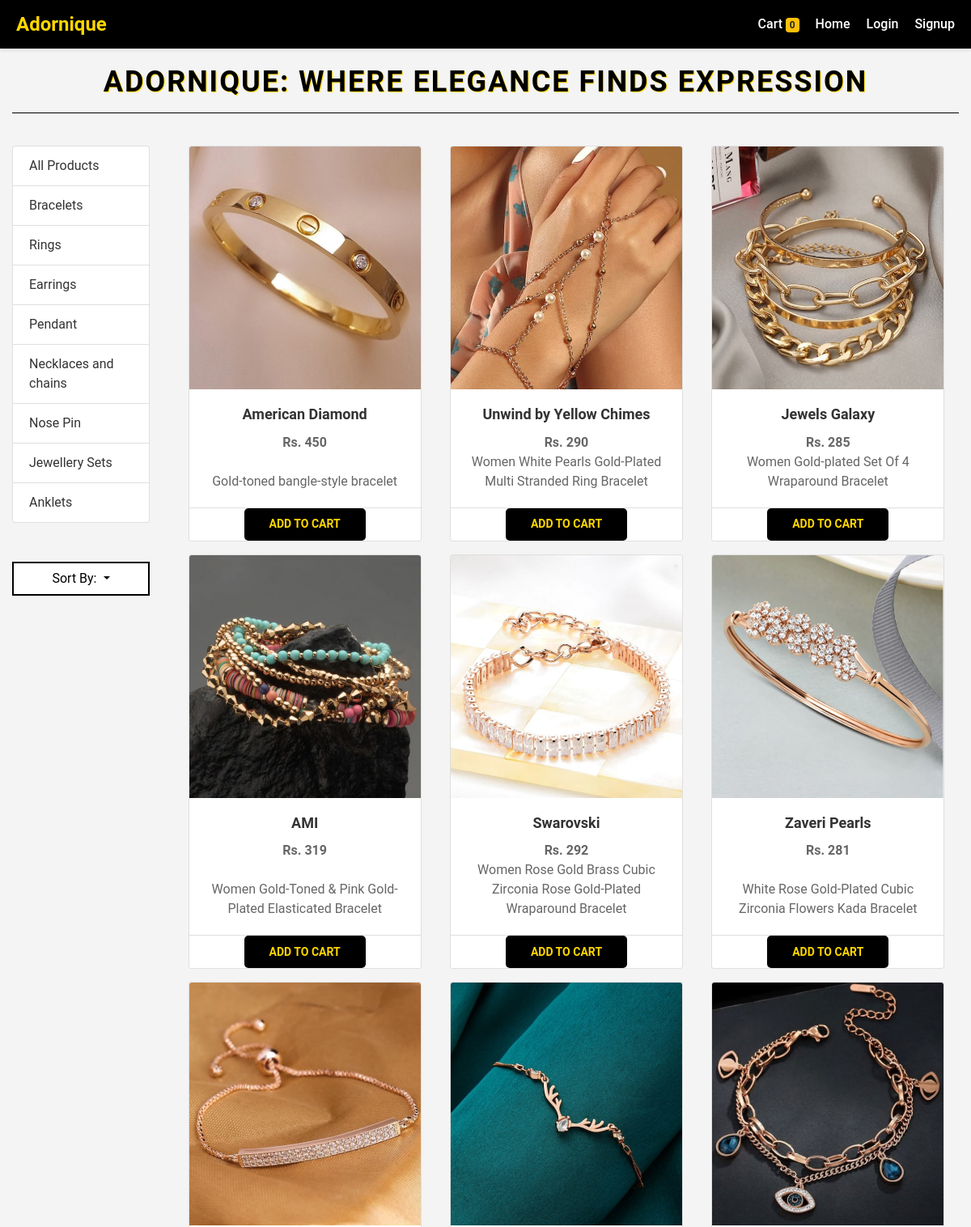
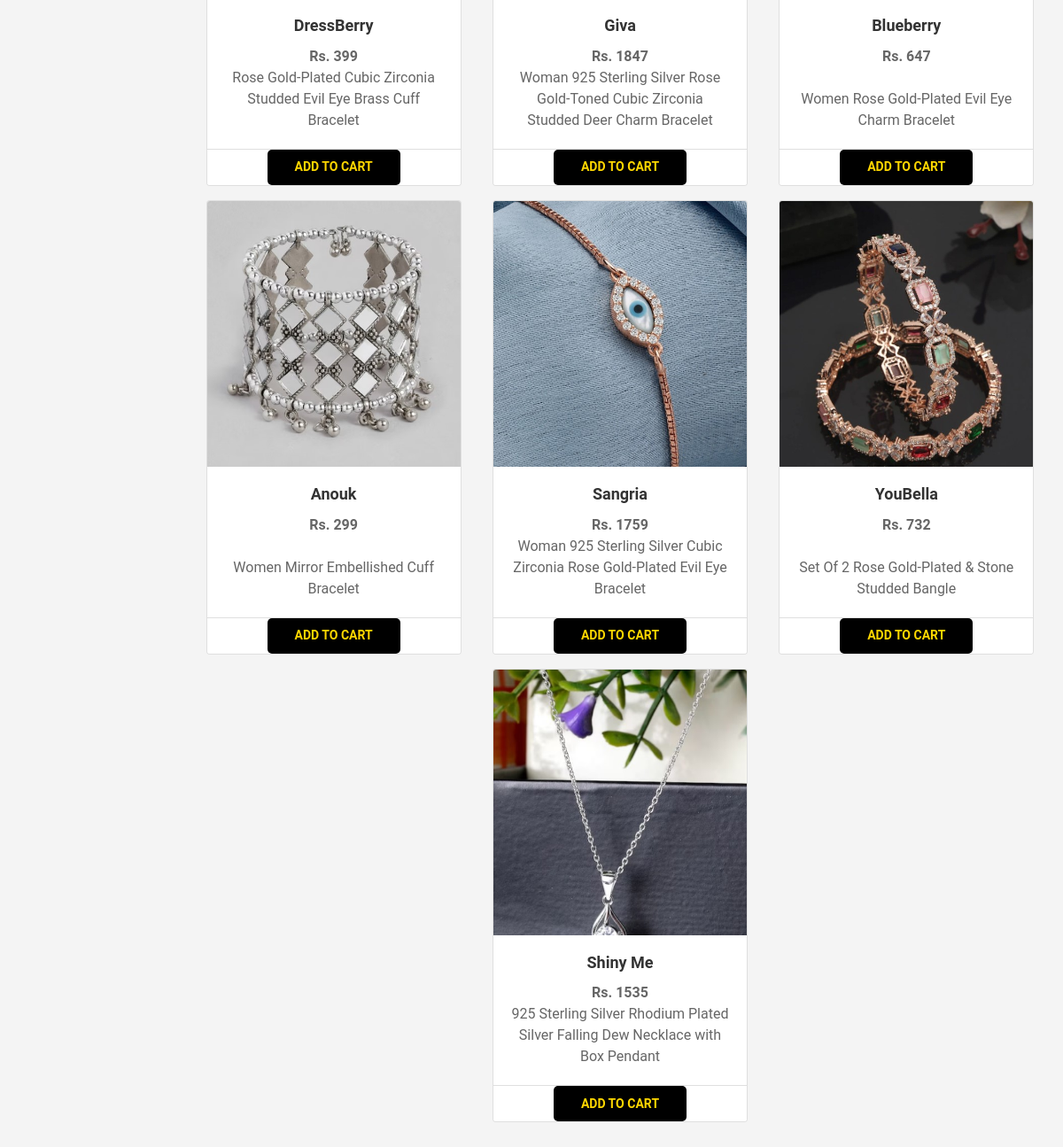
/?category=1, run on the app's committed database (2 pictures, top to bottom).
### store/models/category.py (models this page shows, shortened)
class Category(models.Model):
    name = models.CharField(max_length=50)
    @staticmethod
    def get_all_categories():
        return Category.objects.all()

### store/models/product.py (models this page shows, shortened)
class Product(models.Model):
    name = models.CharField(max_length=50)
    price = models.IntegerField(default=0)
    category = models.ForeignKey(Category, on_delete=models.CASCADE, default=1)
    description = models.CharField(max_length=200, default="", null=True, blank=True)
    image = models.ImageField(upload_to='uploads/products/')

### store/views/home.py (the view, shortened to what this page needs)
# urls.py: path('', Index.as_view(), name='homepage'),
class Index(View):
    def get(self, request):
        cart = request.session.get('cart')
        if not cart:
            request.session['cart'] = {}
        products = None
        categories = Category.get_all_categories()
        categoryID = request.GET.get('category')
        if categoryID:
            request.session['cat']=categoryID
        ATOZ = request.GET.get('ATOZ')
        ZTOA= request.GET.get('ZTOA')
        PriceLH=request.GET.get('PriceLH')
        PriceHL=request.GET.get('PriceHL')
        products = Product.objects.all()
        if categoryID:
            products = products.filter(category=categoryID)
        if ATOZ:
            products = products.order_by('name')
        if ZTOA:
            products = products.order_by('-name')
        if PriceLH:
            products = products.order_by('price')
        if PriceHL:
            products = products.order_by('-price')
        data = {}
        data['products'] = products
        data['categories'] = categories
        return render(request, 'index.html', data)

### store/templatetags/cart.py (called while the page is built)
@register.filter(name='is_in_cart')
def is_in_cart(product,cart):
    keys = cart.keys()
    for id in keys:
        if int(id) == product.id:
            return True
    return False

### store/templates/index.html (shortened to what this page needs)
{% extends 'basic.html' %}
{% block body %}
{% load cart %}
<div class="container-fluid mt-3">
    <div class="tagline">
        <h1 class="tagline-text">Adornique: Where Elegance Finds Expression</h1>
    </div>
    <hr>
    <br>
    <div class="row">
        <div class="col-lg-2 mx-auto">
            <div class="list-group gold-black-theme">
                <a href="/" class="list-group-item" aria-current="true">All Products</a>
                {% for category in categories %}
                    <a href="/?category={{category.id}}" class="list-group-item"
                        aria-current="true">{{category.name}}</a>
                {% endfor %}
            </div>
            <br><br>
            <div class="dropdown list-group" style="background-color: white; border: 2px black solid;">
    <button class="btn dropdown-toggle" type="button" id="dropdownMenuButton" data-toggle="dropdown" aria-haspopup="true" aria-expanded="false" style="background-color: white; color: black;">
        Sort By:
    </button>
</div>
        </div>
        <div id="products" class="col-lg-10 mx-auto">
            <div class="row mx-auto mb-3">
                {% for product in products %}
                    <div class="card mx-auto mb-3" id="{{product.id}}" style="width: 18rem;">
                        <img src="{{ product.image.url }}" class="card-img-top image-size" alt="...">
                        <div class="card-body d-flex flex-column align-items-center" >
                            <h5 class="card-title">{{ product.name }}</h5>
                            <p class="card-text mb-auto"><b>Rs. {{ product.price }}</b></p>
                             <p class="card-text">{{ product.description }}</p>
                        </div>
                        <div class="card-footer p-0">
                            {% if not product|is_in_cart:request.session.cart %}
                                <form action="/#{{product.id}}" method="post" class="btn-block">
                                    <input type="submit" class="cart-button" value="Add To Cart">
                                </form>
                            {% endif %}
                        </div>
                    </div>
                {% endfor %}
            </div>
        </div>
    </div>
</div>
{% endblock %}

### data on the page
Category: name "Bracelets"
Category: name "Rings"
Category: name "Earrings"
Category: name "Pendant"
Category: name "Necklaces and chains"
Category: name "Nose Pin"
Category: name "Jewellery Sets"
Category: name "Anklets"
Product: {{ product.id }} 1 (drawn), image (picture), name "American Diamond", price "450", description "Gold-toned bangle-style bracelet"
Product: image (picture), name "Unwind by Yellow Chimes", price "290", description "Women White Pearls Gold-Plated Multi Stranded Ring Bracelet"
Product: image (picture), name "Jewels Galaxy", price "285", description "Women Gold-plated Set Of 4 Wraparound Bracelet"
Product: image (picture), name "AMI", price "319", description "Women Gold-Toned & Pink Gold-Plated Elasticated Bracelet"
Product: image (picture), name "Swarovski", price "292", description "Women Rose Gold Brass Cubic Zirconia Rose Gold-Plated Wraparound Bracelet"
Product: image (picture), name "Zaveri Pearls", price "281", description "White Rose Gold-Plated Cubic Zirconia Flowers Kada Bracelet"
Product: image (picture), name "DressBerry", price "399", description "Rose Gold-Plated Cubic Zirconia Studded Evil Eye Brass Cuff Bracelet"
Product: image (picture), name "Giva", price "1847", description "Woman 925 Sterling Silver Rose Gold-Toned Cubic Zirconia Studded Deer Charm Bracelet"
Product: image (picture), name "Blueberry", price "647", description "Women Rose Gold-Plated Evil Eye Charm Bracelet"
Product: image (picture), name "Anouk", price "299", description "Women Mirror Embellished Cuff Bracelet"
Product: image (picture), name "Sangria", price "1759", description "Woman 925 Sterling Silver Cubic Zirconia Rose Gold-Plated Evil Eye Bracelet"
Product: image (picture), name "YouBella", price "732", description "Set Of 2 Rose Gold-Plated & Stone Studded Bangle"
Product: image (picture), name "Shiny Me", price "1535", description "925 Sterling Silver Rhodium Plated Silver Falling Dew Necklace with Box Pendant"

### other printed values
{{ request.session.cart.keys|length }} "0"
